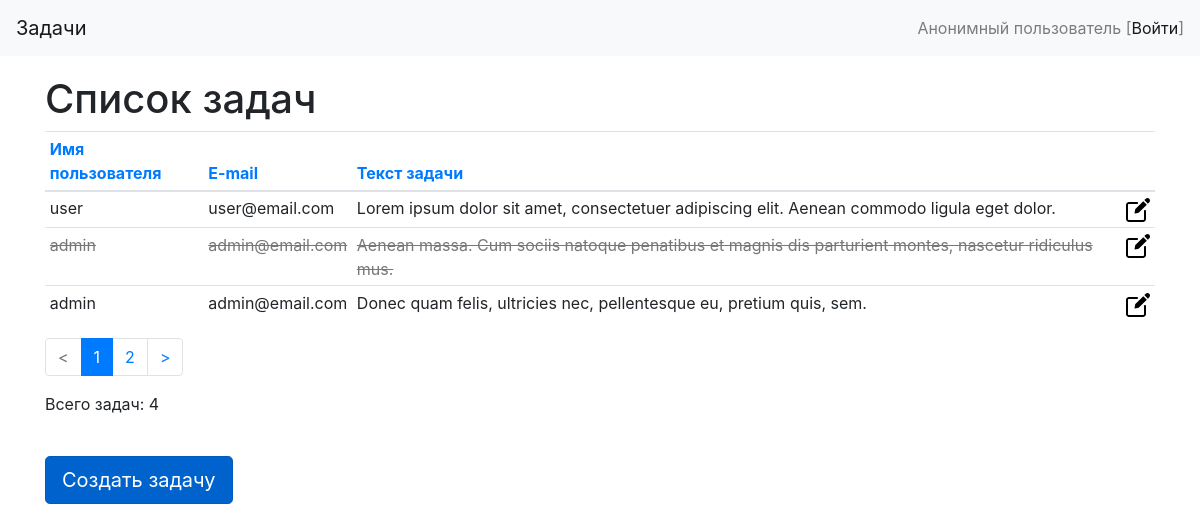
The app's page /?controller=tasks&action=list with its own data.
### tables this page shows
CREATE TABLE IF NOT EXISTS `tasks` (
  `id` int(10) unsigned NOT NULL AUTO_INCREMENT,
  `username` varchar(32) NOT NULL,
  `email` varchar(255) NOT NULL,
  `task` text(65535) NOT NULL,
  `done` datetime DEFAULT NULL,
  PRIMARY KEY (`id`)
);

### Framework/autoload.php (called while the page is built, shortened)
<?php
spl_autoload_register(function($classname) {
    $fileName = str_replace("\\", '/', $classname) . ".php";
    if (file_exists(DIRECTORY_ROOT . $fileName)) {
        return;
    }
    throw new Exception('Unable to autoload class ' . $classname);
} );

### Framework/Request.php (called while the page is built, shortened)
<?php
class Request
{
    public static $defaultController = 'tasks';
    public static $defaultAction = 'index';
    public static function parse()
    {
        $requestedUrl = $_SERVER["REQUEST_URI"];
        $parameters = strstr(urldecode($requestedUrl), '?');
        $parameters = substr($parameters, 1);
        $arParameters = explode('&', $parameters);
        $arUri = [];
        foreach ($arParameters as $part) {
            $arParts = explode('=', $part);
            if (array_key_exists(1, $arParts) && strlen($arParts[0]) > 0) {
                $arUri[$arParts[0]] = $arParts[1];
            }
        }
        $arUri['controller'] = array_key_exists('controller', $arUri) ? $arUri['controller'] : self::$defaultController;
        $arUri['action'] = array_key_exists('action', $arUri) ? $arUri['action'] : self::$defaultAction;
        return $arUri;
    }
}

### Framework/Session.php (called while the page is built, shortened)
<?php
class Session {
    public static function get($name, $defaultValue = '')
    {
        return array_key_exists($name, $_SESSION) ? $_SESSION[$name] : $defaultValue;
    }
    public static function issetVariable($name)
    {
        return array_key_exists($name, $_SESSION)? true: false;
    }
}

### Framework/Model.php (called while the page is built, shortened)
<?php
abstract class Model
{
    private $_connection;
    protected $_options = array(\PDO::MYSQL_ATTR_INIT_COMMAND => "SET NAMES 'UTF8'");
    private function _initConnection()
    {
        if (!$this->_connection instanceof \PDO) {
            $dsn = sprintf('mysql:host=%s;dbname=%s', DB_HOST, DB_NAME);
            try {
                $this->_connection = new \PDO($dsn, DB_USER, DB_PASS, $this->_options);
            } catch (PDOException $e) {
                throw new Exception('Connection failed: ' . $e->getMessage());
            }
        }
    }
    public function getConnection()
    {
        return $this->_connection;
    }
}

### Application/Controllers/Tasks.php (called while the page is built, shortened)
<?php
class Tasks extends Controller
{
    function actionList($arParameters)
    {
        $this->title = 'Список задач';
        $pageNumber = Session::get('page', 1);
        $sortField = Session::get('sortField', 'id');
        $sortDir = Session::get('sortDir', 'asc');
        $tasksModel = new TasksModel();
        $arTasksPage = $tasksModel->getTasksPage($pageNumber, $sortField, $sortDir);
        return View::render('tasks/list.tmpl.php', [
            'tasks' => $arTasksPage,
            'tasksCount' => $tasksModel->getTasksCount(),
            'page' => $pageNumber,
            'sortField' => $sortField,
            'sortDir' => $sortDir,
        ]);
    }
}

### Application/Models/Tasks.php (called while the page is built, shortened)
<?php
class Tasks extends Model
{
    public function getTasksCount()
    {
        $stmt = $this->getConnection()->query( 'SELECT count(`id`) FROM `tasks`' );
        return $stmt->fetchColumn();
    }
    public function getTasksPage($number, $sortField='id', $sortOrder='asc')
    {
        $sortField = in_array($sortField, ['id', 'username', 'email', 'task', 'done']) ? $sortField : 'id';
        $sortOrder = in_array($sortOrder, ['asc', 'desc']) ? $sortOrder : 'asc';
        $offset = $number > 0 ? $number * PAGE_SIZE - PAGE_SIZE : 0;
        $pageSize = PAGE_SIZE;
        $statementString = 'SELECT `id`, `username`, `email`, `task`, `done` FROM `tasks` ORDER BY ' . $sortField . ' ' . $sortOrder . ' LIMIT :offset, :rowcount';
        $stmt = $this->getConnection()->prepare($statementString);
        $stmt->bindParam(':offset', $offset, \PDO::PARAM_INT);
        $stmt->bindParam(':rowcount', $pageSize, \PDO::PARAM_INT);
        $stmt->execute();
        return $stmt->fetchAll(\PDO::FETCH_ASSOC);
    }
}

### public/index.php (called while the page is built, shortened)
<?php
require_once DIRECTORY_ROOT . 'Framework' . '/' . 'autoload.php';
Framework\Application::run();

### Framework/View.php (called while the page is built, shortened)
<?php
class View
{
    public static function render($templateName, $vars=[])
    {
        extract($vars);
        include DIRECTORY_APP . 'Views/' . $templateName;
        $buffer = ob_get_contents();
        return $buffer;
    }
}

### Application/Views/tasks/list.tmpl.php (the view, shortened to what this page needs)
<?php
    $maxPage = ceil($tasksCount/PAGE_SIZE);
    $sort = $sortField . '_' . $sortDir;
?>
<table class="table table-sm">
  <thead>
    <tr>
        <th scope="col">
            <a href="?controller=tasks&action=list&sort=username">
                Имя пользователя
            </a>
        </th>
        <th scope="col">
            <a href="?controller=tasks&action=list&sort=email">
                E-mail
            </a>
        </th>
        <th scope="col">
            <a href="?controller=tasks&action=list&sort=task">
                Текст задачи
            </a>
        </th>
        <th scope="col">
        </th>
    </tr>
  </thead>
  <tbody>
    <?php foreach ($tasks as $arTask) { ?>
    <tr class='<?= strlen($arTask['done']) > 0 ? 'done' : '' ?>'>
      <td><?= $arTask['username'] ?></td>
      <td><?= $arTask['email'] ?></td>
      <td><?= $arTask['task'] ?></td>
      <td><a href="?controller=tasks&action=edit&id=<?= $arTask['id'] ?>">
              <img src="img/edit.svg" alt="Редактировать" title="Редактировать" height="24" width="24"/>
          </a>
      </td>
    </tr>
    <?php } ?>
  </tbody>
</table>
<?php if ($tasksCount > PAGE_SIZE) { ?>
<nav aria-label="pager">
    <ul class="pagination">
        <li class="page-item<?= $page == 1 ? ' disabled' : ''?>">
            <a class="page-link" href="?controller=tasks&action=list&page=<?= $page-1 ?>" tabindex="-1">&lt;</a>
        </li>
<?php for ($i=1; $i<=$maxPage; $i++) { ?>
        <li class="page-item<?= $page == $i ? ' active' : '' ?>">
            <a class="page-link" href="?controller=tasks&action=list&page=<?= $i ?>"><?= $i ?><?= $page == $i ? ' <span class="sr-only">(current)</span>' : '' ?></a>
        </li>
<?php } ?>
        <li class="page-item<?= $page == $maxPage ? ' disabled' : ''?>">
            <a class="page-link" href="?controller=tasks&action=list&page=<?= $page+1 ?>">&gt;</a>
        </li>
    </ul>
</nav>
<?php } ?>
Всего задач: <?= $tasksCount ?>
<p>&nbsp;</p>
<p>
    <a href="?controller=tasks&action=edit&id=0" class="btn btn-primary btn-lg active" role="button" aria-pressed="true">
        Создать задачу
    </a>
</p>

### Framework/Application.php (shortened to what this page needs)
<?php
class Application
{
    public static function run()
    {
        $arUri = Request::parse();
        $actionName = 'action' . ucfirst($arUri['action']);
        unset($arUri['controller']);
        unset($arUri['action']);
        $obj = new $controllerName();
        echo View::render('page.tmpl.php', [
            'content' => $obj->$actionName($arUri),
            'title' => $obj->title,
            'alert' => Session::get('alert'),
            'alertType' => Session::get('alertType'),
        ]);
    }
}

### Application/Views/page.tmpl.php (shortened to what this page needs)
<!DOCTYPE html>
<html lang="en">
<head>
    <link rel="stylesheet" href="https://cdn.jsdelivr.net/npm/bootstrap@4.5.3/dist/css/bootstrap.min.css">
    <link rel="stylesheet" href="css/styles.css"/>
</head>
<body>
<nav class="navbar fixed-top navbar-light bg-light">
  <a class="navbar-brand" href="index.php">Задачи</a>
      <span class="navbar-text">
          <?php if ( Framework\Session::issetVariable('user')) { ?>
          Пользователь: <b><?= Framework\Session::get('user')?></b> [<a href="?controller=users&action=logout">Выйти</a>]
          <?php } else { ?>
          Анонимный пользователь [<a href="?controller=users&action=login">Войти</a>]
          <?php } ?>
    </span>
</nav>
<div class="container content">
<h1><?= $title ?></h1>
<?= $content?>
</div>
</body>
</html>

### public/css/styles.css (style rules this page uses)
tr.done td { text-decoration: line-through; color: #777; }
.content { margin-top: 75px; }

### records on screen
tasks: username "user", email "user@email.com", task "Lorem ipsum dolor sit amet, consectetuer adipiscing elit. Aenean commodo ligula eget dolor."
tasks: username "admin", email "admin@email.com", task "Aenean massa. Cum sociis natoque penatibus et magnis dis parturient montes, nascetur ridiculus mus."
tasks: username "admin", email "admin@email.com", task "Donec quam felis, ultricies nec, pellentesque eu, pretium quis, sem."

### other values on screen
$title "Список задач"
$tasksCount "4"
